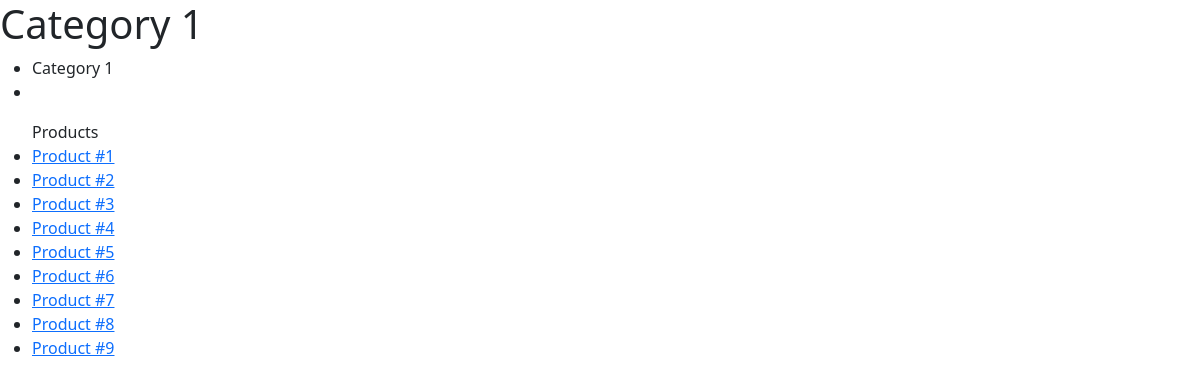
Before: /category_detail/slug-1/ with the older database file.
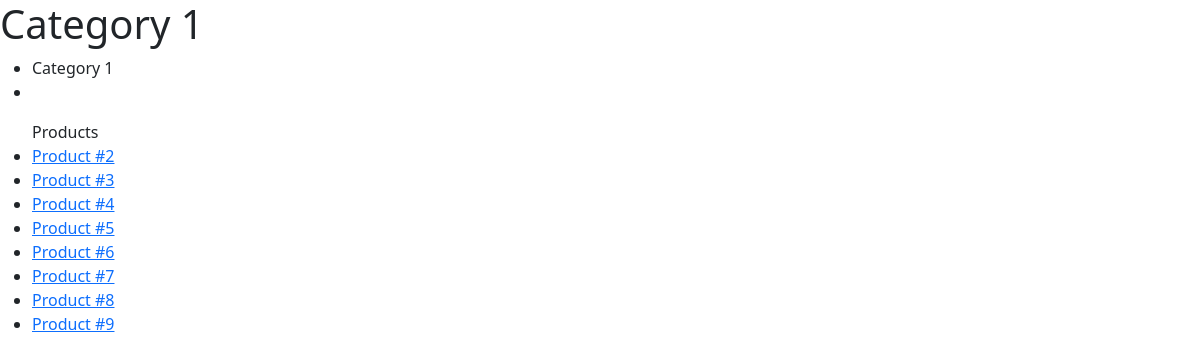
After: the same page with the newer database file.
### first_app/models.py (models this page shows, shortened)
class Product(models.Model):
    title = models.CharField(max_length=100)
    slug = models.SlugField(max_length=100, unique=True, db_index=True)
    description = models.TextField(blank=True)
    category = models.ForeignKey(Category, on_delete=models.CASCADE)
    price = models.FloatField()
    created_at = models.DateTimeField(auto_now_add=True)
    updated_at = models.DateTimeField(auto_now=True)
    is_active = models.BooleanField(default=True)
    tags = models.ManyToManyField('ProductTag', blank=True, related_name='tags')
    one_to_one = models.OneToOneField(
        'SomeEntity',
        on_delete=models.SET_NULL,
        null=True,
        related_name='one_to_one',
    )
    objects = models.Manager()
    active_objects = ActiveProductsManager()
    def get_absolute_url(self):
        return reverse('first_app:product_detail', kwargs={'product_slug': self.slug})

### first_app/views.py (the view)
def category_detail(request, category_slug):
    category = get_object_or_404(Category, slug=category_slug)
    context = {
        'category': get_object_or_404(Category, slug=category_slug),
        'products': Category.objects.get(slug=category_slug).product_set.all(),
        'active_products': Product.active_objects.filter(category=category),
    }
    return render(request, 'first_app/category.html', context)

### first_app/models.py (called while the page is built)
    def get_queryset(self):
        return super().get_queryset().filter(is_active=True)

### templates/first_app/category.html (shortened to what this page needs)
{% extends 'base.html' %}
{% block content %}
  <ul>
  <li>{{ category.title }}</li>
  <li>{{ category.description }}</li>
  </ul>
  {% if products %}
  	<ul>Products
    {% for product in active_products %}
    	<li>
        <a href="{{ product.get_absolute_url }}">{{ product.title }}</a>
      </li>
    {% endfor %}
    </ul>
  {% endif %}
{% endblock %}

Changed rows visible on the page:
no longer on this page (row edited): Product: title "Product #1"
